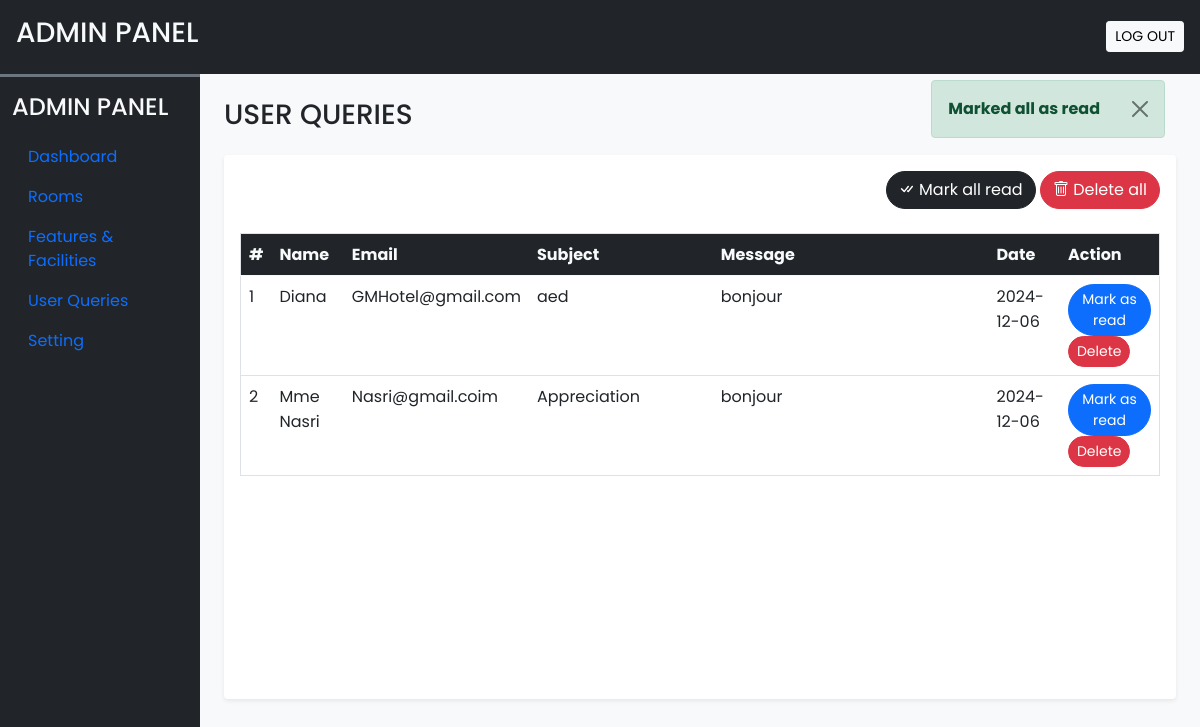
The page /ProjetHotel/admin/user_queries.php?seen=all (signed in) on the database its author committed.
### tables this page shows
CREATE TABLE `user_queries` (
  `sr_no` int(11) NOT NULL,
  `name` varchar(50) NOT NULL,
  `email` varchar(150) NOT NULL,
  `subject` varchar(200) NOT NULL,
  `message` varchar(500) NOT NULL,
  `date` date NOT NULL DEFAULT current_timestamp(),
  `seen` tinyint(4) NOT NULL DEFAULT 0
);

### ProjetHotel/admin/inc/db_config.php (called while the page is built, shortened)
<?php
    function filteration($data){
        foreach($data as $key => $value){
            $value = trim($value);
            $value = stripslashes($value);
            $value = htmlspecialchars($value);
            $value = strip_tags($value);
            $data[$key]=$value;
        }
        return $data;
    }
    function update($sql,$values,$datatypes)
{
    $con = $GLOBALS['con'];
    if ($stmt = mysqli_prepare($con, $sql)) {
        mysqli_stmt_bind_param($stmt, $datatypes, ...$values);
        if (mysqli_stmt_execute($stmt)) {
            $res = mysqli_stmt_affected_rows($stmt);
            return $res;
        } else {
            mysqli_stmt_close($stmt);
            die("Query cannot be executed -Update");
        }
    } else {
        die("Query cannot be prepared - Update");
    }
}
?>

### ProjetHotel/admin/user_queries.php (the view, shortened to what this page needs)
<?php
    require("inc/essentials.php");
    require("inc/db_config.php");
    if(isset($_GET['seen'])){
        $frm_data=filteration($_GET);
        if($frm_data['seen']=='all'){
            $q="UPDATE `user_queries` SET `seen`=? ";
            $values=[1];
            if(update($q,$values,'i')){
                alert('success','Marked all as read');
            }
            else{
                alert('error','Operation Failed');
            }
        }
    }
?>
<!DOCTYPE html>
<html lang="en">
<head>
    <?php require('inc/links.php')?>
</head>
<body class="bg-light">
<?php require('inc/header.php');  ?>
<div class="container-fluid" id="main-content">
    <div class="row">
        <div class="col-lg-10 ms-auto p-4 overflow-hidden">
            <h3 class="mb-4">USER QUERIES</h3>
            <div class="card border-0 shadow-sm mb-4">
                <div class="card-body" >
                    <div class="text-end mb-4">
                        <a href="?seen=all" class="btn btn-dark rounded-pill shadow-none">
                            <i class="bi bi-check-all"></i> Mark all read
                        </a>
                        <a href="?del=all" class="btn btn-danger rounded-pill shadow-none">
                            <i class="bi bi-trash"></i> Delete all
                        </a>
                    </div>
                    <div class="table-responsive-md" style="height: 450px; overflow: scroll;">
                        <table class="table table-hover border">
                            <thead class="sticky-top">
                            <tr class="bg-dark text-light">
                                <th scope="col">#</th>
                                <th scope="col">Name</th>
                                <th scope="col">Email</th>
                                <th scope="col" width="20%">Subject</th>
                                <th scope="col" width="30%">Message</th>
                                <th scope="col">Date</th>
                                <th scope="col">Action</th>
                            </tr>
                            </thead>
                            <tbody>
                            <?php
                                $q="SELECT * FROM `user_queries` ORDER BY `sr_no` DESC";
                                $data = mysqli_query($con,$q);
                                $i=1;
                                while($row = mysqli_fetch_assoc($data)){
                                    $seen='';
                                    if($row['seen']!=1){
                                        $seen="<a href='?seen=$row[sr_no]' class='btn btn-sm rounded-pill btn-primary'>Mark as read</a>";
                                    }
                                    $seen.="<a href='?del=$row[sr_no]' class='btn btn-sm rounded-pill btn-danger '>Delete</a>";
                                    echo<<<query
                                        <tr>
                                            <td>$i</td>
                                            <td>$row[name]</td>
                                            <td>$row[email]</td>
                                            <td>$row[subject]</td>
                                            <td>bonjour</td>
                                            <td>$row[date]</td>
                                            <td>$seen</td>
                                        </tr>
                                    query;
                                    $i++;
                                }
                            ?>
                            </tbody>
                        </table>
                    </div>
                </div>
            </div>
        </div>
    </div>
</div>
</body>
</html>

### ProjetHotel/admin/css/common.css (style rules this page uses)
:root { --teal:#2ec1ac; --teal_hover:#279e8c; }
* { font-family: 'poppins',sans-serif; }

### rows shown on the page
user_queries: name "Diana", email "GMHotel@gmail.com", subject "aed", date "2024-12-06"
user_queries: name "Mme Nasri", email "Nasri@gmail.coim", subject "Appreciation", date "2024-12-06"

### other values the page prints
$msg "Marked all as read"
